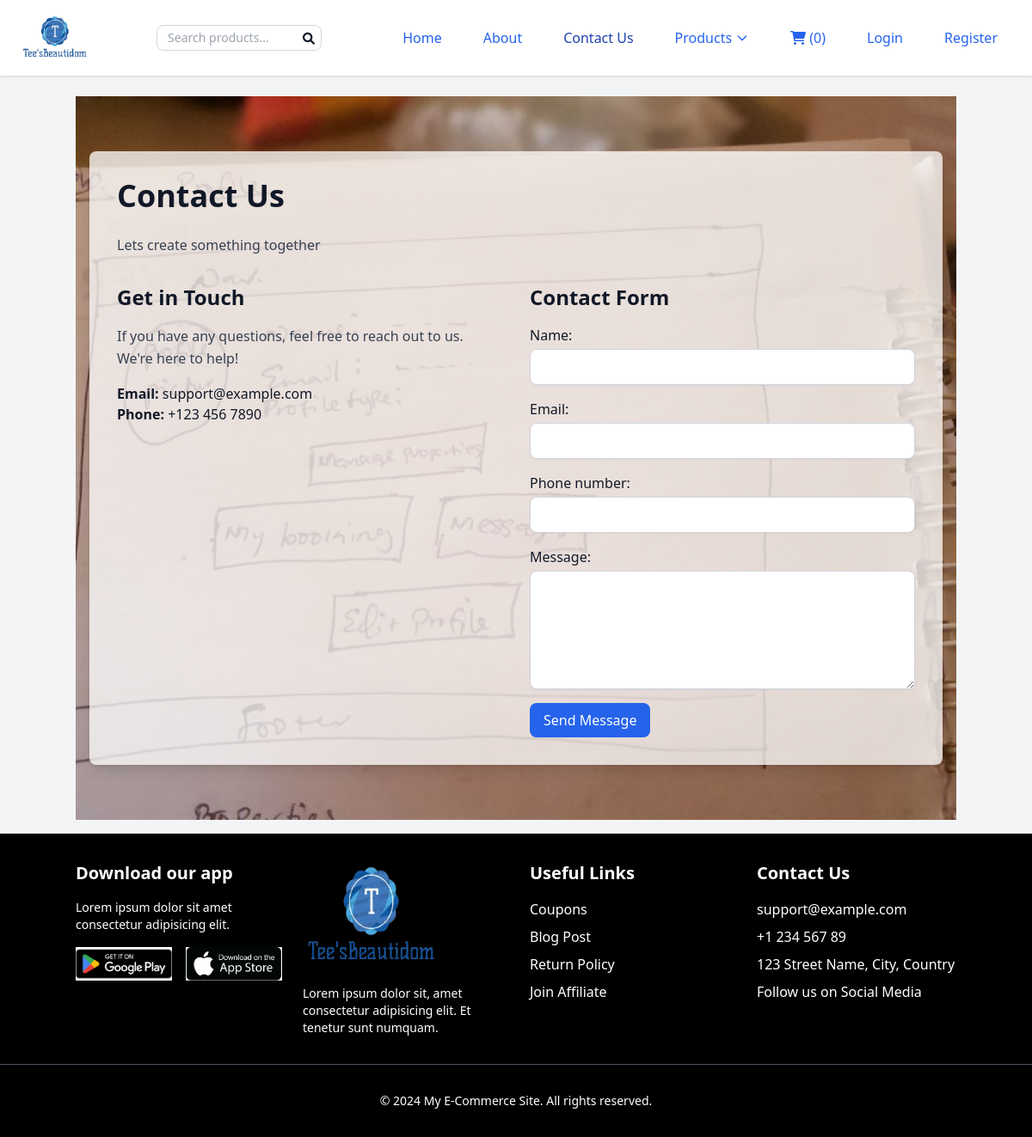
Page /contact/ on the committed database.
### core/models.py (models this page shows, shortened)
class ContactPage(models.Model):
    title = models.CharField(max_length=100, default='Contact Us')
    content = models.TextField()
    background_image = models.ImageField(upload_to='backgrounds/', blank=True, null=True)
    name = models.CharField(max_length=100, blank=True, null=True)
    email = models.EmailField(blank=True, null=True)
    phone_number = models.CharField(max_length=15, blank=True, null=True)  # New phone number field
    message = models.TextField(blank=True, null=True)
    class Meta:
        verbose_name = 'Contact Page'
        verbose_name_plural = 'Contact Pages'

### core/views.py (the view)
# urls.py: path('contact/', views.contact, name='contact'),
def contact(request):
    page = ContactPage.objects.first()
    if request.method == 'POST':
        form = ContactForm(request.POST)
        if form.is_valid():
            form.save()
            return redirect('contact')
    else:
        form = ContactForm()
    return render(request, 'core/contact.html', {'page': page, 'form': form})

### core/forms.py
class ContactForm(forms.ModelForm):
    class Meta:
        model = ContactPage
        fields = ['name', 'email', 'phone_number', 'message']
        widgets = {
            'name': forms.TextInput(attrs={'class': 'mt-1 block w-full px-4 py-2 border border-gray-300 rounded-lg shadow-sm focus:ring-blue-500 focus:border-blue-500'}),
            'email': forms.EmailInput(attrs={'class': 'mt-1 block w-full px-4 py-2 border border-gray-300 rounded-lg shadow-sm focus:ring-blue-500 focus:border-blue-500'}),
            'phone_number': forms.TextInput(attrs={'class': 'mt-1 block w-full px-4 py-2 border border-gray-300 rounded-lg shadow-sm focus:ring-blue-500 focus:border-blue-500'}),
            'message': forms.Textarea(attrs={'class': 'mt-1 block w-full px-4 py-2 border border-gray-300 rounded-lg shadow-sm focus:ring-blue-500 focus:border-blue-500', 'rows': 5}),
        }

### order/context_processors.py (called while the page is built)
def cart_item_count(request):
    cart = request.session.get('cart', {})
    item_count = sum(cart.values())
    return {'cart_item_count': item_count}

### product/context_processors.py (called while the page is built)
def categories_processor(request):
    return {
        'categories': Category.objects.all()
    }

### core/templates/core/contact.html (shortened to what this page needs)
{% extends 'base.html' %}
{% block content %}
    <div class="container mx-auto my-4 py-16 px-4 relative bg-cover bg-center" style="background-image: url('{{ page.background_image.url }}');">
        <div class="bg-white bg-opacity-75 p-8 rounded-lg shadow-lg">
            <h1 class="text-4xl font-bold mb-6">{{ page.title }}</h1>
            <p class="text-gray-700 leading-relaxed mb-8">{{ page.content }}</p>
            <div class="grid grid-cols-1 md:grid-cols-2 gap-8">
                <div>
                    <h2 class="text-2xl font-semibold mb-4">Get in Touch</h2>
                    <p class="text-gray-700 leading-relaxed">
                        If you have any questions, feel free to reach out to us. We're here to help!
                    </p>
                    <p class="mt-4">
                        <strong>Email:</strong> support@example.com<br>
                        <strong>Phone:</strong> +123 456 7890
                    </p>
                </div>
                <div>
                    <h2 class="text-2xl font-semibold mb-4">Contact Form</h2>
                    <form method="post">
                        <div class="space-y-4">
                            {{ form.as_p }}
                            <button type="submit" class="bg-blue-600 text-white px-4 py-2 rounded-lg hover:bg-blue-700">Send Message</button>
                        </div>
                    </form>
                </div>
            </div>
        </div>
    </div>
{% endblock %}

### rows in the picture
ContactPage: background_image (picture), title "Contact Us", content "Lets create something together"

### other values in the picture
{{ cart_item_count }} "0"
